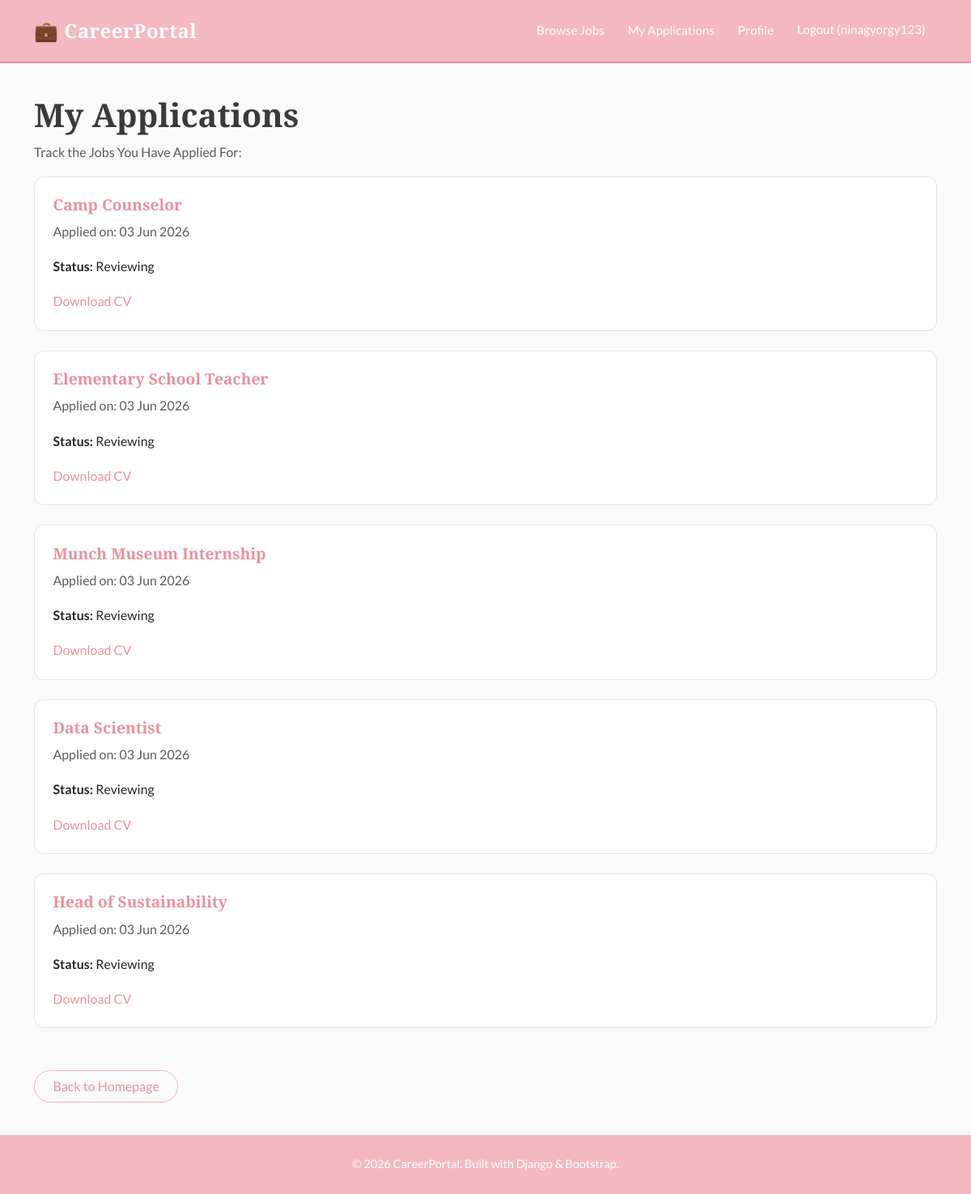
Page /my-applications/ (signed in) on the committed database.
### careerportal/models.py (models this page shows, shortened)
class Application(models.Model):
    STATUS_CHOICES = [
        ('reviewing', 'Reviewing'),
        ('accepted', 'Accepted'),
        ('rejected', 'Rejected'),]
    job = models.ForeignKey(Job, on_delete=models.CASCADE)
    applicant = models.ForeignKey(Applicant, on_delete=models.CASCADE)
    text = models.TextField()
    cv = models.FileField(upload_to='cvs/', null=True, blank=True, validators=[validate_pdf])
    status = models.CharField(
        max_length=20,
        choices=STATUS_CHOICES,
        default='reviewing')
    created_at = models.DateTimeField(auto_now_add=True)

class Job(models.Model):
    DEGREE_CHOICES = [
        ("high_school", "High School Diploma"),
        ("bachelors", "Bachelor's Degree"),
        ("masters", "Master's Degree"),
        ("phD", "PhD"),
        ("post_doc", "Post-Doctorate")
    ]
    JOB_TYPE_CHOICES = [
        ('full_time', 'Full Time'),
        ('part_time', 'Part Time'),
        ('internship', 'Internship'),
    ]
    PAY_CHOICES = [
        ('paid', 'Paid'),
        ('unpaid', 'Unpaid'),
    ]
    contact_info = models.TextField(
        help_text="Include contact email, phone, and/or company website link.",
        blank=True,
        default=''
    )
    title = models.CharField(max_length=200)
    description = models.TextField()
    required_degree = models.CharField(
        max_length=50,
        choices=DEGREE_CHOICES,
        default="bachelors"
    )
    deadline = models.DateField(default=date.today) # temporary default
    created_at = models.DateTimeField(auto_now_add=True)
    created_by = models.ForeignKey(
        Employee,
        on_delete=models.CASCADE,
        null=True
    )
    job_type = models.CharField(
        max_length=20,
        choices=JOB_TYPE_CHOICES,
        default='full_time'
    )
    pay_status = models.CharField(
        max_length=10,
        choices=PAY_CHOICES,
        default='paid'
    )
    LOCATION_TYPE_CHOICES = [
    ('in_person', 'In Person'),
    ('remote', 'Remote'),
    ('hybrid', 'Hybrid'),
    ]
    location_type = models.CharField(
        max_length=20,
        choices=LOCATION_TYPE_CHOICES,
        default='in_person'
        )

### careerportal/views.py (the view)
# urls.py: path('my-applications/', views.my_applications, name='my_applications'),
@login_required
def my_applications(request):
    try:
        applicant = Applicant.objects.get(id=request.user.id)
    except Applicant.DoesNotExist:
        messages.error(request, "This page is for applicants only.")
        return redirect('home')
    applications = Application.objects.filter(applicant=applicant).order_by('-created_at')
    return render(request, 'careerportal/my_applications.html', {
        'applications': applications
    })

### careerportal/context_processors.py (called while the page is built)
def user_roles(request):
    is_applicant = False
    is_employee = False
    if request.user.is_authenticated:
        is_applicant = Applicant.objects.filter(id=request.user.id).exists()
        is_employee = Employee.objects.filter(id=request.user.id).exists()
    return {
        'is_applicant': is_applicant,
        'is_employee': is_employee,
    }

### careerportal/templates/careerportal/my_applications.html (shortened to what this page needs)
{% extends "careerportal/base.html" %}
{% block content %}
<h1>My Applications</h1>
<p class="text-muted">Track the Jobs You Have Applied For:</p>
{% if applications %}
    {% for app in applications %}
    <div class="card mb-4">
        <div class="card-body">
            <h2 class="card-title">
                <a href="{% url 'job_detail' app.job.id %}">
                    {{ app.job.title }}
                </a>
            </h2>
            <p class="text-muted">
                Applied on: {{ app.created_at|date:"d M Y" }}
            </p>
            <p>
                <strong>Status:</strong>
                {{ app.get_status_display }}
            </p>
            {% if app.cv %}
                <a href="{{ app.cv.url }}" target="_blank">
                    Download CV
                </a>
            {% endif %}
        </div>
    </div>
    {% endfor %}
{% endif %}
<br>
<a href="{% url 'home' %}" class="btn btn-outline-primary">
    Back to Homepage
</a>
{% endblock %}

### careerportal/templates/careerportal/base.html (shortened to what this page needs)
{% load static %}
<!DOCTYPE html>
<html lang="en">
<head>
    <link href="https://cdn.jsdelivr.net/npm/bootstrap@5.3.3/dist/css/bootstrap.min.css" rel="stylesheet">
    <link rel="stylesheet" href="{% static 'careerportal/css/style.css' %}">
</head>
<body class="d-flex flex-column min-vh-100">
<nav class="navbar navbar-expand-lg">
    <div class="container">
        <a class="navbar-brand" href="{% url 'home' %}">
            💼 CareerPortal
        </a>
        <div class="collapse navbar-collapse"
             id="navbarNav">
            <ul class="navbar-nav ms-auto">
                <li class="nav-item">
                    <a class="nav-link"
                       href="{% url 'job_list' %}">
                        Browse Jobs
                    </a>
                </li>
                {% if user.is_authenticated %}
                    {% if is_applicant %}
                    <li class="nav-item">
                        <a class="nav-link"
                           href="{% url 'my_applications' %}">
                            My Applications
                        </a>
                    </li>
                    {% endif %}
                    <li class="nav-item">
                        <a class="nav-link"
                           href="{% url 'profile' %}">
                            Profile
                        </a>
                    </li>
                    <li class="nav-item">
                        <form method="POST"
                              action="{% url 'logout' %}">
                            <button type="submit"
                                    class="nav-link btn btn-link">
                                Logout ({{ user.username }})
                            </button>
                        </form>
                    </li>
                {% endif %}
            </ul>
        </div>
    </div>
</nav>
<main class="container my-4 flex-grow-1">
    {% block content %}
    {% endblock %}
</main>
<footer>
    <div class="container">
        &copy; 2026 CareerPortal. Built with Django &amp; Bootstrap.
    </div>
</footer>
</body>
</html>

### careerportal/static/careerportal/css/style.css (style rules this page uses)
:root { --pink: #f4b8c1; --pink-dark: #e8919e; --pink-light: #fdeef0; --blue: #b8d4f4; --blue-dark: #8ab8ef; --blue-light: #eef4fd; --white: #ffffff; --off-white: #fafafa; --text-dark: #3a3a3a; --text-muted: #888888; --border: #e8e0e2; }
body { font-family: 'Lato', sans-serif; font-size: 16px; background-color: var(--off-white); color: var(--text-dark); line-height: 1.7; }
h1, h2, h3 { font-family: 'Playfair Display', serif; font-weight: 600; color: var(--text-dark); }
a { color: var(--pink-dark); text-decoration: none; }
.navbar { background-color: var(--pink) !important; border-bottom: 2px solid var(--pink-dark); padding: 0.8rem 0; }
.navbar-brand { font-family: 'Playfair Display', serif; font-size: 1.5rem; font-weight: 600; color: var(--white) !important; letter-spacing: 0.5px; }
.nav-link { color: var(--white) !important; font-size: 0.95rem; font-weight: 400; padding: 0.4rem 0.9rem !important; border-radius: 20px; transition: background 0.2s ease; }
.btn-outline-primary { border-color: var(--pink); color: var(--pink-dark); border-radius: 20px; padding: 0.45rem 1.4rem; }
.card { border: 1px solid var(--border); border-radius: 12px; background-color: var(--white); transition: box-shadow 0.2s ease, transform 0.2s ease; }
.card-title { font-family: 'Playfair Display', serif; font-size: 1.2rem; color: var(--text-dark); }
.card-body { padding: 1.4rem; }
footer { background-color: var(--pink); color: var(--white); padding: 1.5rem 0; margin-top: 1rem; text-align: center; font-size: 0.9rem; }

### rows in the picture
Application: job "Camp Counselor", created_at "03 Jun 2026", status "Reviewing"
Application: job "Elementary School Teacher", created_at "03 Jun 2026", status "Reviewing"
Application: job "Munch Museum Internship", created_at "03 Jun 2026", status "Reviewing"
Application: job "Data Scientist", created_at "03 Jun 2026", status "Reviewing"
Application: job "Head of Sustainability", created_at "03 Jun 2026", status "Reviewing"

### other values in the picture
{{ user.username }} "ninagyorgy123"
